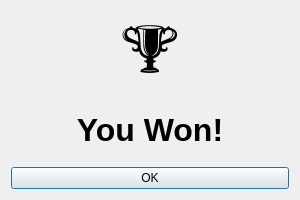
<?xml version="1.0" encoding="UTF-8"?>
<ui version="4.0">
 <class>MultiplayerGameOverDialog</class>
 <widget class="QDialog" name="MultiplayerGameOverDialog">
  <property name="geometry">
   <rect>
    <x>0</x>
    <y>0</y>
    <width>300</width>
    <height>200</height>
   </rect>
  </property>
  <property name="windowTitle">
   <string>Game Over</string>
  </property>
  <property name="modal">
   <bool>true</bool>
  </property>
  <layout class="QVBoxLayout" name="verticalLayout">
   <item>
    <widget class="QLabel" name="icon_label">
     <property name="font">
      <font>
       <family>Segoe UI Emoji</family>
       <pointsize>48</pointsize>
      </font>
     </property>
     <property name="text">
      <string>🏆</string>
     </property>
     <property name="alignment">
      <set>Qt::AlignCenter</set>
     </property>
    </widget>
   </item>
   <item>
    <widget class="QLabel" name="message_label">
     <property name="font">
      <font>
       <family>Arial</family>
       <pointsize>24</pointsize>
       <weight>75</weight>
       <bold>true</bold>
      </font>
     </property>
     <property name="text">
      <string>You Won!</string>
     </property>
     <property name="alignment">
      <set>Qt::AlignCenter</set>
     </property>
    </widget>
   </item>
   <item>
    <widget class="QPushButton" name="ok_button">
     <property name="text">
      <string>OK</string>
     </property>
    </widget>
   </item>
  </layout>
 </widget>
 <resources/>
 <connections/>
</ui> 
